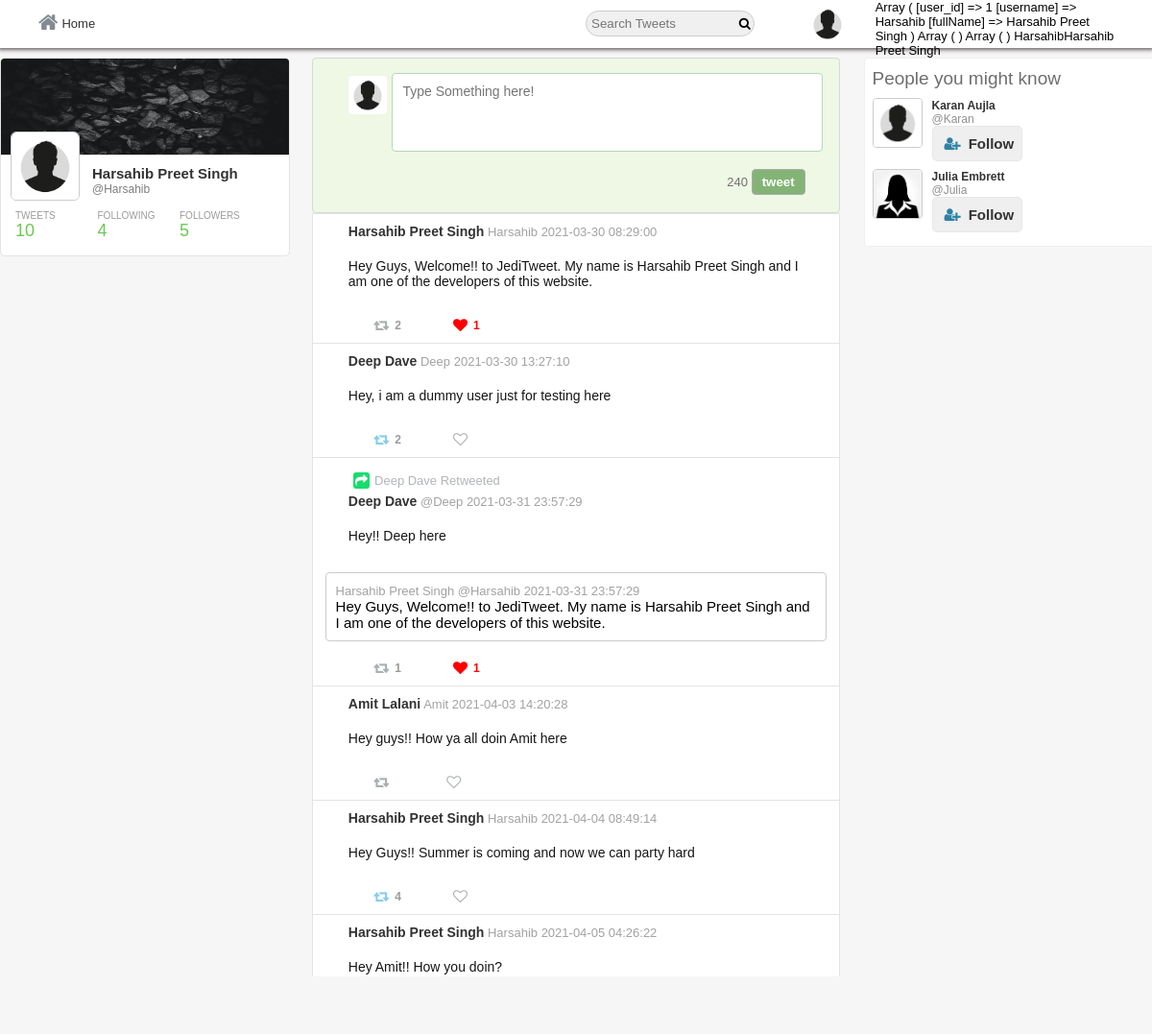
Screenshot of /home.php (signed in) with the database file from the repository.
### tables this page shows
CREATE TABLE `users` (
  `user_id` int(11) NOT NULL,
  `username` varchar(40) NOT NULL,
  `email` varchar(255) NOT NULL,
  `password` varchar(32) NOT NULL,
  `screenName` varchar(40) NOT NULL,
  `profileImage` varchar(255) NOT NULL,
  `profileCover` varchar(255) NOT NULL,
  `following` int(11) NOT NULL,
  `followers` int(11) NOT NULL,
  `bio` varchar(140) NOT NULL,
  `country` varchar(255) NOT NULL,
  `website` varchar(255) NOT NULL
);

CREATE TABLE `tweets` (
  `tweetID` int(11) NOT NULL,
  `status` varchar(140) NOT NULL,
  `tweetBy` int(11) NOT NULL,
  `retweetID` int(11) NOT NULL,
  `retweetBy` int(11) NOT NULL,
  `likesCount` int(11) NOT NULL,
  `retweetCount` int(11) NOT NULL,
  `postedOn` datetime NOT NULL,
  `retweetMsg` varchar(140) NOT NULL,
  `username` varchar(30) NOT NULL,
  `screenName` varchar(30) NOT NULL
);

### core/init.php (called while the page is built, shortened)
<?php
include 'database/connection.php';
include 'classes/user.php';
include 'classes/tweet.php';
include 'classes/follow.php';
global $pdo;
$getFromU = new User($pdo);
?>

### core/classes/user.php (called while the page is built, shortened)
<?php
class User {
	protected $pdo;
	function __construct($pdo) {
		$this->pdo = $pdo;
	}
	public function userData($user_id){
		$stmt = $this->pdo->prepare('SELECT * FROM `users` WHERE `user_id` = :user_id');
		$stmt->bindParam(':user_id', $user_id, PDO::PARAM_INT);
		$stmt->execute();
		return $stmt->fetch(PDO::FETCH_OBJ);
	}
}
?>

### core/classes/tweet.php (the view, shortened to what this page needs)
<?php
class Tweet extends User {
	function __construct($pdo) {
		$this->pdo = $pdo;
	}
	public function tweets($user_id){
		if(isset($_SESSION['search'])){
			$search = $_SESSION['search'];
			$stmt = $this->pdo->prepare("SELECT * FROM `tweets` WHERE `username` LIKE '%$search%' OR `screenName` LIKE '%$search%'  ");
		$stmt->execute();
		$tweets = $stmt->fetchAll(PDO::FETCH_OBJ);
		foreach($tweets as $tweet){
			$likes = $this->likes($user_id, $tweet->tweetID);
			$retweet = $this->checkRetweet($tweet->tweetID, $user_id);
			$user = $this->userData($tweet->retweetBy);
			echo '<div class="all-tweet">
					<div class="t-show-wrap">
					 <div class="t-show-inner">
						'.(($tweet->retweetID > 0) ? '
							<div class="t-show-banner">
								<div class="t-show-banner-inner">
									<span><i class="fa fa-share" aria-hidden="true"></i></span><span>'.$user->screenName.' Retweeted</span>
								</div>
							</div>'
						   : '').'
						'.((empty($tweet->retweetMsg) && $tweet->tweetID === $retweet['tweetID'] || $tweet->retweetID > 0) ? '
							<div class="t-show-head">
								<div class="t-s-head-content">
									<div class="t-h-c-name">
										<span><a href="'.BASE_URL.$user->username.'">'.$user->screenName.'</a></span>
										<span>@'.$user->username.'</span>
										<span>'.($tweet->postedOn).'</span>
									</div>
									<div class="t-h-c-dis">
										'.($tweet->retweetMsg).'
									</div>
								</div>
							</div>
							<div class="t-s-b-inner">
								<div class="t-s-b-inner-in">
									<div class="retweet-t-s-b-inner">
										<div class="retweet-t-s-b-inner-left">
										</div>
											<div class="t-h-c-name">
												<span><a href="'.BASE_URL.$tweet->username.'"></a>'.$tweet->screenName.'</span>
												<span>@'.$tweet->username.'</span>
												<span>'.($tweet->postedOn).'</span>
											</div>
											<div class="retweet-t-s-b-inner-right-text">
												'.($tweet->status).'
											</div>
									</div>
								</div>
							</div>' : '
							<div class="t-show-popup">
								<div class="t-show-head">
									<div class="t-s-head-content">
										<div class="t-h-c-name">
											<span><a href="'.$tweet->username.'">'.$tweet->screenName.'</a></span>
											<span>'.$tweet->username.'</span>
											<span>'.$tweet->postedOn.'</span>
										</div>
										<div class="t-h-c-dis tweet-padd">
											'.$tweet->status.'
										</div>
									</div>
								</div>
							</div>').'
						<div class="t-show-footer">
							<div class="t-s-f-right">
								<ul>
									<li><button><a href="#"><i class="fa fa-share" aria-hidden="true"></i></a></button></li>
									<li>'.((isset($retweet['retweetID']) ? $tweet->tweetID === $retweet['retweetID'] : '') ?
										   '<button class="retweeted" data-tweet="'.$tweet->tweetID.'" data-user="'.$tweet->tweetBy.'"><i class="fa fa-retweet" aria-hidden="true"></i><span class="retweetsCount">'.(($tweet->retweetCount > 0) ? $tweet->retweetCount : '').'</span></button>' :
										   '<button class="retweet" data-tweet="'.$tweet->tweetID.'" data-user="'.$tweet->tweetBy.'"><i class="fa fa-retweet" aria-hidden="true"></i><span class="retweetsCount">'.(($tweet->retweetCount > 0) ? $tweet->retweetCount : '').'</span></button>').'
			      				</li>
									<li>'.((isset($likes['likeOn']) ? $likes['likeOn'] === $tweet->tweetID : '') ?
										   '<button class="unlike-btn" data-tweet="'.$tweet->tweetID.'" data-user="'.$tweet->tweetBy.'"><i class="fa fa-heart" aria-hidden="true"></i><span class="likesCounter">'.(($tweet->likesCount > 0) ? $tweet->likesCount : '' ).'</span></button>' :
										   '<button class="like-btn" data-tweet="'.$tweet->tweetID.'" data-user="'.$tweet->tweetBy.'"><i class="fa fa-heart-o" aria-hidden="true"></i><span class="likesCounter">'.(($tweet->likesCount > 0) ? $tweet->likesCount : '' ).'</span></button>').'
			      				   </li>
										<li>
										<a href="#" class="more"><i class="fa fa-ellipsis-h" aria-hidden="true"></i></a>
										<ul>
										  <li><label class="deleteTweet">Delete Tweet</label></li>
										</ul>
									</li>
								</ul>
							</div>
						</div>
					</div>
					</div>
				</div>';
		}
		}
		else{
		$stmt = $this->pdo->prepare("SELECT * FROM `tweets` LEFT JOIN `users` ON `tweetBy` = `user_id` WHERE `tweetBy` = :user_id AND `retweetID` = '0' OR `tweetBy` = `user_id` AND `retweetBy` != :user_id ");
		$stmt->bindParam(":user_id", $user_id, PDO::PARAM_INT);
		$stmt->execute();
		$tweets = $stmt->fetchAll(PDO::FETCH_OBJ);
		foreach($tweets as $tweet){
			$likes = $this->likes($user_id, $tweet->tweetID);
			$retweet = $this->checkRetweet($tweet->tweetID, $user_id);
			$user = $this->userData($tweet->retweetBy);
			echo '<div class="all-tweet">
					<div class="t-show-wrap">
					 <div class="t-show-inner">
						'.(($tweet->retweetID > 0) ? '
							<div class="t-show-banner">
								<div class="t-show-banner-inner">
									<span><i class="fa fa-share" aria-hidden="true"></i></span><span>'.$user->screenName.' Retweeted</span>
								</div>
							</div>'
						   : '').'
						'.((empty($tweet->retweetMsg) && $tweet->tweetID === $retweet['tweetID'] || $tweet->retweetID > 0) ? '
							<div class="t-show-head">
								<div class="t-s-head-content">
									<div class="t-h-c-name">
										<span><a href="'.BASE_URL.$user->username.'">'.$user->screenName.'</a></span>
										<span>@'.$user->username.'</span>
										<span>'.($tweet->postedOn).'</span>
									</div>
									<div class="t-h-c-dis">
										'.($tweet->retweetMsg).'
									</div>
								</div>
							</div>
							<div class="t-s-b-inner">
								<div class="t-s-b-inner-in">
									<div class="retweet-t-s-b-inner">
											<div class="t-h-c-name">
												<span><a href="'.BASE_URL.$tweet->username.'"></a>'.$tweet->screenName.'</span>
												<span>@'.$tweet->username.'</span>
												<span>'.($tweet->postedOn).'</span>
											</div>
											<div class="retweet-t-s-b-inner-right-text">
												'.($tweet->status).'
											</div>
									</div>
								</div>
							</div>' : '
							<div class="t-show-popup">
								<div class="t-show-head">
									<div class="t-s-head-content">
										<div class="t-h-c-name">
											<span><a href="'.$tweet->username.'">'.$tweet->screenName.'</a></span>
											<span>'.$tweet->username.'</span>
											<span>'.$tweet->postedOn.'</span>
										</div>
										<div class="t-h-c-dis tweet-padd">
											'.$tweet->status.'
										</div>
									</div>
								</div>
							</div>').'
						<div class="t-show-footer">
							<div class="t-s-f-right">
								<ul>
									<li>'.((isset($retweet['retweetID']) ? $tweet->tweetID === $retweet['retweetID'] : '') ?
										   '<button class="retweeted" data-tweet="'.$tweet->tweetID.'" data-user="'.$tweet->tweetBy.'"><i class="fa fa-retweet" aria-hidden="true"></i><span class="retweetsCount">'.(($tweet->retweetCount > 0) ? $tweet->retweetCount : '').'</span></button>' :
										   '<button class="retweet" data-tweet="'.$tweet->tweetID.'" data-user="'.$tweet->tweetBy.'"><i class="fa fa-retweet" aria-hidden="true"></i><span class="retweetsCount">'.(($tweet->retweetCount > 0) ? $tweet->retweetCount : '').'</span></button>').'
			      				</li>
									<li>'.((isset($likes['likeOn']) ? $likes['likeOn'] === $tweet->tweetID : '') ?
										   '<button class="unlike-btn" data-tweet="'.$tweet->tweetID.'" data-user="'.$tweet->tweetBy.'"><i class="fa fa-heart" aria-hidden="true"></i><span class="likesCounter">'.(($tweet->likesCount > 0) ? $tweet->likesCount : '' ).'</span></button>' :
										   '<button class="like-btn" data-tweet="'.$tweet->tweetID.'" data-user="'.$tweet->tweetBy.'"><i class="fa fa-heart-o" aria-hidden="true"></i><span class="likesCounter">'.(($tweet->likesCount > 0) ? $tweet->likesCount : '' ).'</span></button>').'
			      				   </li>
								</ul>
							</div>
						</div>
					</div>
					</div>
				</div>';
		}
		}
	}
	public function likes($user_id, $tweet_id){
		$stmt = $this->pdo->prepare("SELECT * FROM `likes` WHERE `likeBy` = :user_id AND `likeOn` = :tweet_id");
		$stmt->bindParam(":user_id", $user_id, PDO::PARAM_INT);
		$stmt->bindParam(":tweet_id", $tweet_id, PDO::PARAM_INT);
		$stmt->execute();
		return $stmt->fetch(PDO::FETCH_ASSOC);
	}
	public function checkRetweet($tweet_id, $user_id){
		$stmt = $this->pdo->prepare("SELECT * FROM `tweets` WHERE `retweetID` = :tweet_id AND `retweetBy` = :user_id OR `tweetID` = :tweet_id and `retweetBy` = :user_id");
		$stmt->bindParam(":tweet_id", $tweet_id, PDO::PARAM_INT);
		$stmt->bindParam(":user_id", $user_id, PDO::PARAM_INT);
		$stmt->execute();
		return $stmt->fetch(PDO::FETCH_ASSOC);
	}
}
?>

### home.php (shortened to what this page needs)
<?php
include 'core/init.php';
$user_id = $_SESSION['user_id'];
$user = $getFromU->userData($user_id);
if(isset($_SESSION['username']) && isset($_SESSION['fullName'])){
	$username = $_SESSION['username'];
	$fullName = $_SESSION['fullName'];
}
?>
<!DOCTYPE HTML>
<html>
	<head>
		<link rel="stylesheet" href="https://cdnjs.cloudflare.com/ajax/libs/font-awesome/4.6.3/css/font-awesome.css"/>
		<link rel="stylesheet" href="assets/css/style-complete.css"/>
	</head>
	<body>
		<div class="wrapper">
			<div class="header-wrapper">
				<div class="nav-container">
					<div class="nav">
						<div class="nav-left">
							<ul>
								<li><a href="#"><i class="fa fa-home" aria-hidden="true"></i>Home</a></li>
							</ul>
						</div>
						<div class="nav-right">
							<ul>
								<li>
									<form  method="GET" action="home.php">
									<input type="text" placeholder="Search Tweets" name="search-keywords" class="search"/>
									<i class="fa fa-search" aria-hidden="true"></i>
									</form>
								</li>
								<li class="hover"><label class="drop-label" for="drop-wrap1"><img src="<?php echo $user->profileImage;?>"/></label>
								</li>
								<?php
								print_r($_SESSION);
								print_r($_GET);
								print_r($_POST);
								echo $username;
								echo $fullName;
								?>
							</ul>
						</div>
					</div>
				</div>
			</div>
			<div class="inner-wrapper">
				<div class="in-wrapper">
					<div class="in-full-wrap">
						<div class="in-left">
							<div class="in-left-wrap">
								<div class="info-box">
									<div class="info-inner">
										<div class="info-in-head">
											<img src="<?php echo $user->profileCover;?>"/>
										</div>
										<div class="info-in-body">
											<div class="in-b-box">
												<div class="in-b-img">
													<img src="<?php echo $user->profileImage;?>"/>
												</div>
											</div>
											<div class="info-body-name">
												<div class="in-b-name">
													<?php
													echo "<div><a href=\"profile.php?username=".$user->username."\">".$user->screenName."</a></div>";
													?>
													<span><small><a href="<?php echo $user->username;?>">@<?php echo $user->username;?></a></small></span>
												</div>
											</div>
										</div>
										<div class="info-in-footer">
											<div class="number-wrapper">
												<div class="num-box">
													<div class="num-head">
														TWEETS
													</div>
													<div class="num-body">
														10
													</div>
												</div>
												<div class="num-box">
													<div class="num-head">
														FOLLOWING
													</div>
													<div class="num-body">
														<span class="count-following"><?php echo $user->following;?></span>
													</div>
												</div>
												<div class="num-box">
													<div class="num-head">
														FOLLOWERS
													</div>
													<div class="num-body">
														<span class="count-followers"><?php echo $user->followers;?></span>
													</div>
												</div>
											</div>
										</div>
									</div>
								</div>
							</div>
						</div>
						<div class="in-center">
							<div class="in-center-wrap">
								<div class="tweet-wrap">
									<div class="tweet-inner">
										<div class="tweet-h-left">
											<div class="tweet-h-img">
												<img src="<?php echo $user->profileImage;?>"/>
											</div>
										</div>
										<div class="tweet-body">
											<form method="post" enctype="multipart/form-data">
												<textarea class="status" name="status" placeholder="Type Something here!" rows="4" cols="50"></textarea>
												</div>
											<div class="tweet-footer">
												<div class="t-fo-right">
													<span id="count">240</span>
													<input type="submit" name="tweet" value="tweet"/>
											</div>
										</div>
									</div>
								</div>
								<div class="tweets">
									<?php $getFromT->tweets($user_id)?>
								</div>
								<div class="loading-div">
								</div>
							</div>
						</div>
						<div class="in-right">
							<div class="in-right-wrap">
								 <?php $getFromF->whoToFollow($user_id, $user_id); ?>
							</div>
						</div>
					</div>
				</div>
			</div>
		</div>
	</body>
</html>

### core/classes/follow.php (shortened to what this page needs)
<?php
class Follow extends User {
function __construct($pdo) {
    $this->pdo = $pdo;
  }
	public function checkFollow($followerID, $user_id){
		$stmt = $this->pdo->prepare("SELECT * FROM `follow` WHERE `sender` = :user_id  AND `receiver` = :followerID");
		$stmt->bindParam(":user_id", $user_id, PDO::PARAM_INT);
		$stmt->bindParam(":followerID", $followerID, PDO::PARAM_INT);
		$stmt->execute();
		return $stmt->fetch(PDO::FETCH_ASSOC);
	}
	public function followBtn($profileID, $user_id, $followID){
		$data = $this->checkFollow($profileID, $user_id);
			if($profileID != $user_id){
				if(isset($data['receiver']) && $data['receiver'] === $profileID){
					return "<button class='f-btn following-btn follow-btn' data-follow='".$profileID."' data-profile='".$followID."'>Following</button>";
				}else{
					return "<button class='f-btn follow-btn' data-follow='".$profileID."' data-profile='".$followID."'><i class='fa fa-user-plus'></i>Follow</button>";
				}
			}
	}
	public function whoToFollow($user_id, $profileID){
		$stmt = $this->pdo->prepare("SELECT * FROM `users` WHERE `user_id` != :user_id AND `user_id` NOT IN (SELECT `receiver` FROM `follow` WHERE `sender` = :user_id) ORDER BY rand() LIMIT 10");
		$stmt->execute(array("user_id" => $user_id));
		$users = $stmt->fetchAll(PDO::FETCH_OBJ);
		echo '<div class="follow-wrap"><div class="follow-inner"><div class="follow-title"><h3>People you might know</h3></div>';
		foreach ($users as $user) {
			echo '<div class="follow-body">
					<div class="follow-img">
					  <img src="'.BASE_URL.$user->profileImage.'"/>
				    </div>
					<div class="follow-content">
						<div class="fo-co-head">
							<div><a href="profile.php?username='.$user->username.'">'.$user->screenName.'</a></div>
							<span>@'.$user->username.'</span>
						</div>
						'.$this->followBtn($user->user_id, $user_id, $profileID).'
					</div>
				</div>';
		}
		echo '</div></div>';
	}
}
?>

### rows the page displays
users: profileImage (placeholder picture), profileCover (placeholder picture), screenName "Harsahib Preet Singh", username "Harsahib", following "4", followers "5"
tweets: users.screenName "Harsahib Preet Singh", users.username "Harsahib", postedOn "2021-03-30 08:29:00", status "Hey Guys, Welcome!! to JediTweet. My name is Harsahib Preet Singh and I am one of the developers of this website.", retweetCount "2", likesCount "1"
tweets: users.screenName "Deep Dave", users.username "Deep", postedOn "2021-03-30 13:27:10", status "Hey, i am a dummy user just for testing here", retweetCount "2"
tweets: users.screenName "Deep Dave", users.username "Deep", postedOn "2021-03-31 23:57:29", retweetMsg "Hey!! Deep here", users.screenName "Harsahib Preet Singh", users.username "Harsahib", status "Hey Guys, Welcome!! to JediTweet. My name is Harsahib Preet Singh and I am one of the developers of this website.", retweetCount "1", likesCount "1"
tweets: users.screenName "Amit Lalani", users.username "Amit", postedOn "2021-04-03 14:20:28", status "Hey guys!! How ya all doin Amit here"
tweets: users.screenName "Harsahib Preet Singh", users.username "Harsahib", postedOn "2021-04-04 08:49:14", status "Hey Guys!! Summer is coming and now we can party hard", retweetCount "4"
tweets: users.screenName "Harsahib Preet Singh", users.username "Harsahib", postedOn "2021-04-05 04:26:22", status "Hey Amit!! How you doin?"
users: profileImage (placeholder picture), screenName "Karan Aujla", username "Karan"
users: profileImage (placeholder picture), screenName "Julia Embrett", username "Julia"

### other values shown
$username "Harsahib"
$fullName "Harsahib Preet Singh"
